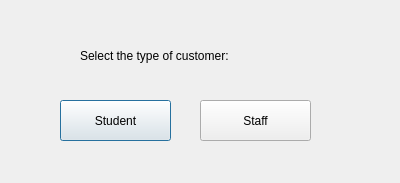
<?xml version="1.0" encoding="UTF-8"?>
<ui version="4.0">
 <class>AddCustomerOption</class>
 <widget class="QDialog" name="AddCustomerOption">
  <property name="geometry">
   <rect>
    <x>0</x>
    <y>0</y>
    <width>400</width>
    <height>183</height>
   </rect>
  </property>
  <property name="windowTitle">
   <string>Choose Customer Type</string>
  </property>
  <widget class="QPushButton" name="pushButton_student">
   <property name="geometry">
    <rect>
     <x>60</x>
     <y>100</y>
     <width>111</width>
     <height>41</height>
    </rect>
   </property>
   <property name="text">
    <string>Student</string>
   </property>
  </widget>
  <widget class="QPushButton" name="pushButton_staff">
   <property name="geometry">
    <rect>
     <x>200</x>
     <y>100</y>
     <width>111</width>
     <height>41</height>
    </rect>
   </property>
   <property name="text">
    <string>Staff</string>
   </property>
  </widget>
  <widget class="QLabel" name="label">
   <property name="geometry">
    <rect>
     <x>80</x>
     <y>40</y>
     <width>191</width>
     <height>31</height>
    </rect>
   </property>
   <property name="text">
    <string>Select the type of customer:</string>
   </property>
  </widget>
 </widget>
 <resources/>
 <connections/>
</ui>
